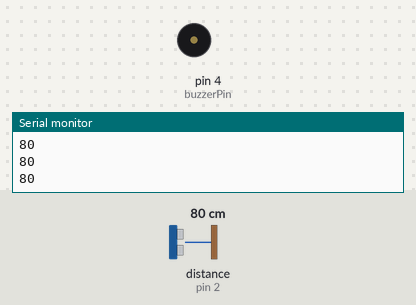
A sketch run on a simulated Arduino Uno, built with avr-gcc and run on an emulated ATmega328P. Shown: buzzer (waves = sounding, pin HIGH), the last lines printed to the serial monitor. Wiring (inferred from the names in the program): ultrasonic range finder: trigger pin 3; echo pin 2. The inputs (shaded band) are chosen by the test bench; at power-on: distance to the obstacle (sensor on pin 2) 80 cm. The echo pulse lasts 58.3 µs per cm; pins used as bus, display or sensor lines are not drawn.

Above: at 1.2 s.
1.3 s: distance to the obstacle (sensor on pin 2) set to 23 cm
2.8 s: distance to the obstacle (sensor on pin 2) set to 19 cm
At 3.05 s:
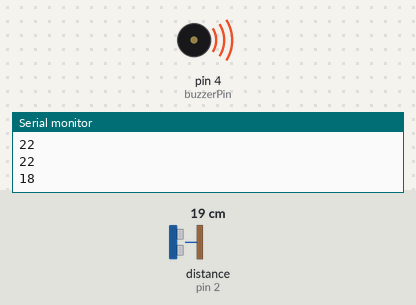
5.8 s: distance to the obstacle (sensor on pin 2) set to 35 cm
At 5.8 s:
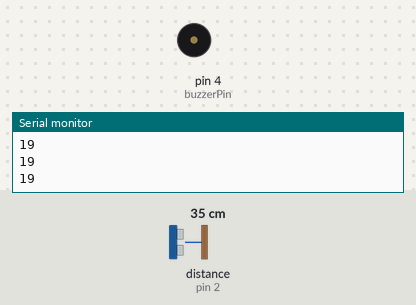
7.3 s: distance to the obstacle (sensor on pin 2) set to 2 cm
At 7.55 s:
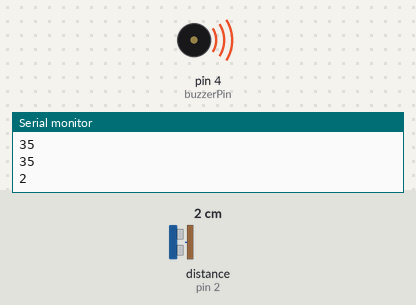
Timing chart, 0 to 11.3 s (numbered marks = the images above; inputs shaded):
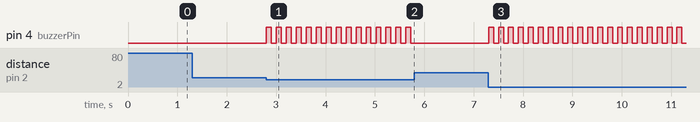

Measured:
- the behaviour switches between 21 and 20 cm on distance to the obstacle (sensor on pin 2) (found by bisection; images 0 and 1)
- after the input at 2.8 s, pin 4 (buzzerPin): alternates HIGH for 0.10 s and LOW for 0.10 s, starting at once
- after the input at 5.8 s, pin 4 (buzzerPin): stops changing and stays LOW
- after the input at 7.3 s, pin 4 (buzzerPin): alternates HIGH for 0.10 s and LOW for 0.10 s, starting at once

The sketch:

sensor_ultrasssonico.ino
```cpp
#define trigPin 3
#define echoPin 2
#define buzzerPin 4
int cm;

void setup (){
  pinMode(trigPin,OUTPUT);
  pinMode(echoPin,INPUT);
  pinMode(buzzerPin,OUTPUT);

  Serial.begin(9600);

}

 void loop () {
  lerDistancia();

 if(cm < 20)
 {digitalWrite(buzzerPin,HIGH);
delay(100);
digitalWrite(buzzerPin,LOW);
delay(100);
 }else{
  digitalWrite(buzzerPin,LOW);
 }

  Serial.println(cm);


 }
void lerDistancia(){
  digitalWrite(trigPin,HIGH);
  delayMicroseconds(10);
  digitalWrite(trigPin,LOW);
  int distancia = pulseIn(echoPin,HIGH);

  cm = distancia / 58 ;
}
```
